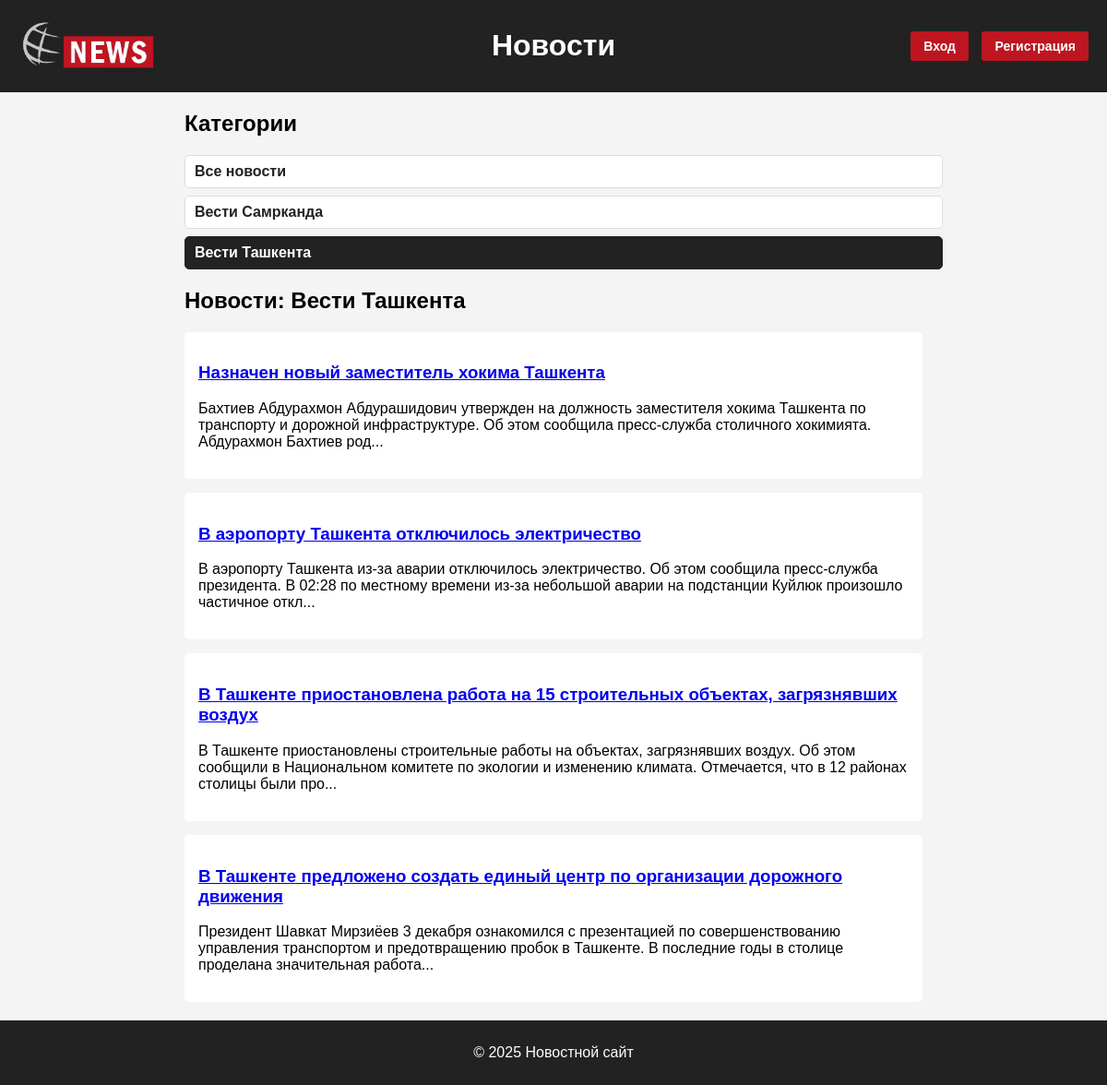
The app's page /category/2/ with its own data.
### index/models.py (models this page shows, shortened)
class NewsCategory(models.Model):
    category_name = models.CharField(max_length=16, verbose_name='название категории')
    added_date = models.DateTimeField(auto_now_add=True)
    class Meta:
        verbose_name = 'категорию'
        verbose_name_plural = 'категории'

class News(models.Model):
    title = models.CharField(max_length=128, verbose_name='Заголовок')
    content = models.TextField(verbose_name='Основной текст')
    category = models.ForeignKey(NewsCategory, on_delete=models.CASCADE, verbose_name='категория')
    added_date = models.DateTimeField(auto_now_add=True)
    class Meta:
        verbose_name = 'новость'
        verbose_name_plural = 'новости'

### index/views.py (the view)
# urls.py: path('category/<int:pk>/', views.category_page, name='category_page'),
def category_page(request, pk):
    categories = NewsCategory.objects.all()
    category = get_object_or_404(NewsCategory, id=pk)
    news = News.objects.filter(category=category).order_by('-added_date')
    context = {
        'categories': categories,
        'news': news,
        'current_category': category,
    }
    return render(request, 'home.html', context)

### index/templates/home.html (shortened to what this page needs)
{% load static %}
<!DOCTYPE html>
<html lang="ru">
<head>
    <link rel="stylesheet" href="{% static 'style.css' %}">
</head>
<body>
<header>
    <div class="header-left">
        <a href="{% url 'home' %}">
            <img src="{% static 'img/logo-news.png' %}" alt="Логотип" class="logo">
        </a>
    </div>
    <div class="header-center">
            <a href="{% url 'home'%}"><h1>Новости</h1></a>
    </div>
    <div class="header-right">
        {% if user.is_authenticated %}
        Привет, {{ user.username }} |
        <form method="post" action="{% url 'logout' %}" style="display:inline;">
            {% csrf_token %}
            <button type="submit" class="logout-button">Выйти</button>
        </form>
        {% else %}
        <a href="{% url 'login' %}">Вход</a>
        <a href="{% url 'register' %}">Регистрация</a>
        {% endif %}
    </div>
</header>
<main class="container">
    <aside class="categories">
        <h2>Категории</h2>
        <ul>
            <p>
                <a href="{% url 'home' %}"
                   class="{% if not current_category %}active{% endif %}">
                    Все новости
                </a>
            </p>
            {% for cat in categories %}
            <p>
                <a href="{% url 'category_page' cat.id %}"
                   class="{% if current_category and current_category.id == cat.id %}active{% endif %}">
                    {{ cat.category_name }}
                </a>
            </p>
            {% endfor %}
        </ul>
    </aside>
    <section class="news">
        {% if current_category %}
        <h2>Новости: {{ current_category.category_name }}</h2>
        {% else %}
        <h2>Все новости</h2>
        {% endif %}
        {% if news %}
        {% for item in news %}
        <article class="news-card">
            <h3>
                <a href="{% url 'news_page' item.id %}">{{ item.title }}</a>
            </h3>
            <p>{{ item.content|slice:":200" }}...</p>
        </article>
        {% endfor %}
        {% else %}
        <p>Новостей пока нет.</p>
        {% endif %}
    </section>
</main>
<footer>
    <p>© 2025 Новостной сайт</p>
</footer>
</body>
</html>

### index/static/style.css (style rules this page uses)
body { margin: 0; font-family: Arial, sans-serif; background-color: #f4f4f4 ; }
header { display: flex; align-items: center; justify-content: space-between; padding: 10px 20px; background-color: #222; color: white; }
header .header-left { flex: 1; }
header .header-center { flex: 1; text-align: center; }
header .header-center a { text-decoration: none ; color: white; }
header .header-right { flex: 1; text-align: right; }
header .header-right a { margin-left: 15px; text-decoration: none; color: white; font-weight: bold; }
.logo { width:150px; height:auto; }
main { max-width: 800px; margin: 20px auto; }
.news-card { background: white; padding: 15px; margin-bottom: 15px; border-radius: 5px; }
header .header-right a, header .header-right .logout-button { background-color: #bd1621; color: white; padding: 8px 14px; border-radius: 3px; text-decoration: none; border: none; font-size: 14px; cursor: pointer; transition: background-color 0.2s ease; margin-left: 10px; }
.categories ul { list-style-type: none; padding: 0; }
.categories p { margin: 0 0 8px 0; }
.categories a { display: inline-block; width: 100%; padding: 8px 10px; text-decoration: none; background-color: #fff; color: #222; border-radius: 5px; font-weight: bold; border: 1px solid #ddd; transition: 0.2s ease; }
.categories a.active { background-color: #222; color: #fff; border-color: #222; }
footer { text-align: center; padding: 10px; background-color: #222; color: white; }

### records on screen
NewsCategory: category_name "Вести Самрканда"
NewsCategory: category_name "Вести Ташкента"
News: title "Назначен новый заместитель хокима Ташкента", content "Бахтиев Абдурахмон Абдурашидович утвержден на должность заместителя хокима Ташкента по транспорту и дорожной инфраструктуре. Об этом сообщила пресс-служба столичного хокимията. Абдурахмон Бахтиев род"
News: title "В аэропорту Ташкента отключилось электричество", content "В аэропорту Ташкента из-за аварии отключилось электричество. Об этом сообщила пресс-служба президента. В 02:28 по местному времени из-за небольшой аварии на подстанции Куйлюк произошло частичное откл"
News: title "В Ташкенте приостановлена работа на 15 строительных объектах, загрязнявших воздух", content "В Ташкенте приостановлены строительные работы на объектах, загрязнявших воздух. Об этом сообщили в Национальном комитете по экологии и изменению климата. Отмечается, что в 12 районах столицы были про"
News: title "В Ташкенте предложено создать единый центр по организации дорожного движения", content "Президент Шавкат Мирзиёев 3 декабря ознакомился с презентацией по совершенствованию управления транспортом и предотвращению пробок в Ташкенте. В последние годы в столице проделана значительная работа"
